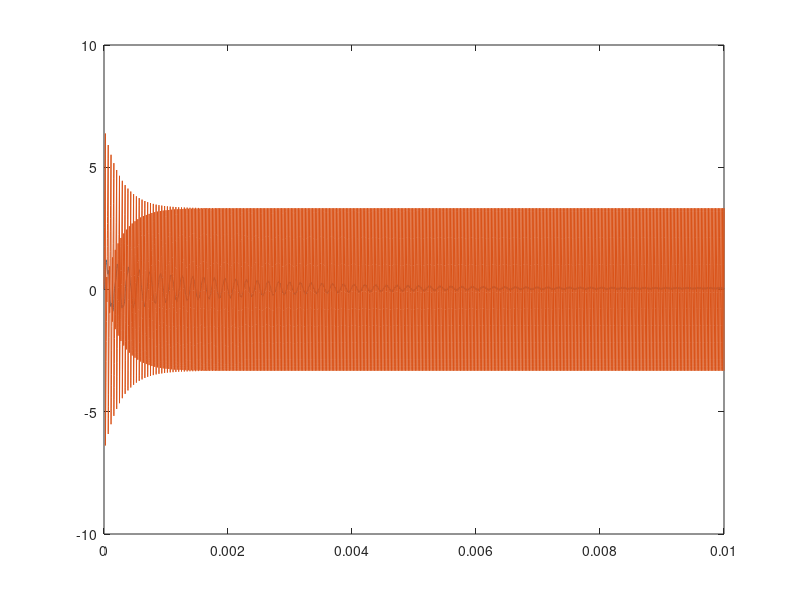

This figure's MATLAB source:
clear all; close all; clc;


M_load = csvread('load_current.csv',2,0);
load_time = M_load(:,1);
load_current = M_load(:,2);

supply = csvread('supply_current.csv',2,0);
supply_time = supply(:,1);
supply_current = supply(:,2);


plot(supply_time, supply_current, load_time, load_current)
